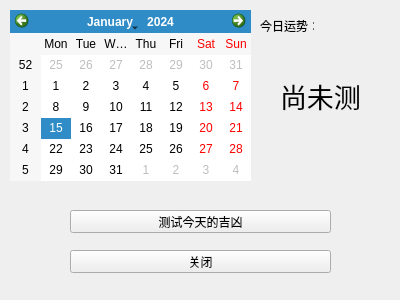
<?xml version="1.0" encoding="UTF-8"?>
<ui version="4.0">
 <class>Form</class>
 <widget class="QWidget" name="Form">
  <property name="geometry">
   <rect>
    <x>0</x>
    <y>0</y>
    <width>400</width>
    <height>300</height>
   </rect>
  </property>
  <property name="minimumSize">
   <size>
    <width>400</width>
    <height>300</height>
   </size>
  </property>
  <property name="maximumSize">
   <size>
    <width>400</width>
    <height>300</height>
   </size>
  </property>
  <property name="windowTitle">
   <string>Form</string>
  </property>
  <widget class="QPushButton" name="pushButton">
   <property name="geometry">
    <rect>
     <x>70</x>
     <y>210</y>
     <width>261</width>
     <height>23</height>
    </rect>
   </property>
   <property name="text">
    <string>测试今天的吉凶</string>
   </property>
  </widget>
  <widget class="QPushButton" name="pushButton_2">
   <property name="geometry">
    <rect>
     <x>70</x>
     <y>250</y>
     <width>261</width>
     <height>23</height>
    </rect>
   </property>
   <property name="text">
    <string>关闭</string>
   </property>
  </widget>
  <widget class="QLabel" name="label">
   <property name="geometry">
    <rect>
     <x>260</x>
     <y>20</y>
     <width>54</width>
     <height>12</height>
    </rect>
   </property>
   <property name="text">
    <string>今日运势：</string>
   </property>
  </widget>
  <widget class="QCalendarWidget" name="calendarWidget">
   <property name="geometry">
    <rect>
     <x>10</x>
     <y>10</y>
     <width>241</width>
     <height>171</height>
    </rect>
   </property>
  </widget>
  <widget class="QLabel" name="label_2">
   <property name="geometry">
    <rect>
     <x>280</x>
     <y>50</y>
     <width>91</width>
     <height>91</height>
    </rect>
   </property>
   <property name="font">
    <font>
     <family>微软雅黑</family>
     <pointsize>20</pointsize>
    </font>
   </property>
   <property name="text">
    <string>尚未测</string>
   </property>
   <property name="scaledContents">
    <bool>false</bool>
   </property>
   <property name="wordWrap">
    <bool>false</bool>
   </property>
  </widget>
 </widget>
 <resources/>
 <connections/>
</ui>
